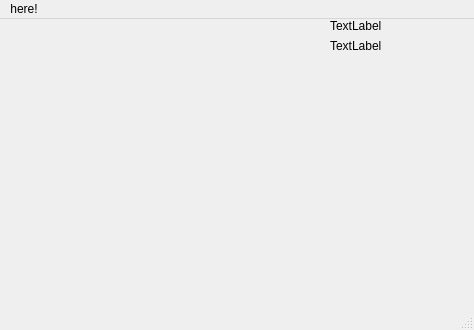
<?xml version="1.0" encoding="UTF-8"?>
<ui version="4.0">
 <class>MainWindow</class>
 <widget class="QMainWindow" name="MainWindow">
  <property name="geometry">
   <rect>
    <x>0</x>
    <y>0</y>
    <width>474</width>
    <height>330</height>
   </rect>
  </property>
  <property name="windowTitle">
   <string>flip flip</string>
  </property>
  <widget class="QWidget" name="centralWidget">
   <widget class="QWidget" name="gridLayoutWidget">
    <property name="geometry">
     <rect>
      <x>0</x>
      <y>0</y>
      <width>331</width>
      <height>281</height>
     </rect>
    </property>
    <layout class="QGridLayout" name="stage"/>
   </widget>
   <widget class="QLabel" name="tips">
    <property name="geometry">
     <rect>
      <x>330</x>
      <y>0</y>
      <width>141</width>
      <height>31</height>
     </rect>
    </property>
    <property name="text">
     <string>TextLabel</string>
    </property>
    <property name="alignment">
     <set>Qt::AlignLeading|Qt::AlignLeft|Qt::AlignTop</set>
    </property>
   </widget>
   <widget class="QLabel" name="label">
    <property name="geometry">
     <rect>
      <x>330</x>
      <y>20</y>
      <width>141</width>
      <height>261</height>
     </rect>
    </property>
    <property name="text">
     <string>TextLabel</string>
    </property>
    <property name="alignment">
     <set>Qt::AlignLeading|Qt::AlignLeft|Qt::AlignTop</set>
    </property>
   </widget>
  </widget>
  <widget class="QMenuBar" name="menuBar">
   <property name="geometry">
    <rect>
     <x>0</x>
     <y>0</y>
     <width>474</width>
     <height>19</height>
    </rect>
   </property>
   <widget class="QMenu" name="menuLookme">
    <property name="title">
     <string>here!</string>
    </property>
    <addaction name="actionI_want_help"/>
   </widget>
   <addaction name="menuLookme"/>
  </widget>
  <widget class="QStatusBar" name="statusBar"/>
  <action name="actionI_want_help">
   <property name="text">
    <string>I want help</string>
   </property>
  </action>
 </widget>
 <layoutdefault spacing="6" margin="11"/>
 <resources/>
 <connections/>
</ui>
